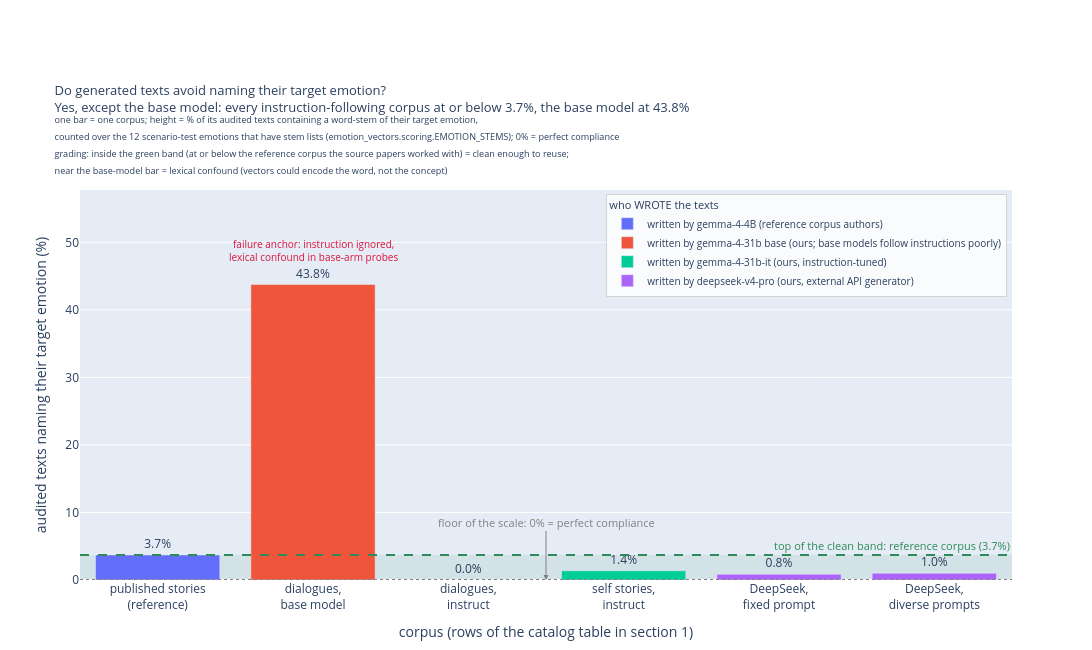

The code cell stored with this chart in its notebook:
### Markdown cell above
<a id="2"></a>

## 2. Do the generated texts avoid naming their target emotion?

We generated every corpus above with an instruction of the form "write a story where the
character feels this way, without naming the emotion". If a text names its emotion anyway, then
a probe fitted on that corpus can succeed by picking up the word. Its success would then say
nothing about whether the model represents the feeling. That failure mode is called *leakage*,
and this section measures it corpus by corpus.

The measurement uses the same word-stem lists the scoring pipeline uses
(`emotion_vectors.scoring.EMOTION_STEMS`), so this audit and the probe experiments agree on what
"naming the emotion" means. Only the scenario-test emotions have stem lists. A corpus covering more
emotions than that list is therefore audited on the subset of its texts that carry one of them.
The cell below prints that arithmetic explicitly, because the audit denominator is smaller than
the corpus size in section 1, and the difference is easy to mistake for a contradiction.

### Code cell
# section 2 is load-call-show: leakage per corpus, colored by who WROTE the texts, with
# the reference-corpus level and the 0% floor drawn as the grading band
from emotion_vectors.corpora_report import s2_leakage_figure

fig_s2, s2_stats = s2_leakage_figure(ctx)
fig_s2.show()
print("\n".join(s2_stats["lines"]))

# DENOMINATOR CROSS-CHECK (keep this block): section 1 counted the whole reference corpus,
# section 2 audits only its scenario-test subset. Print the arithmetic that connects the two
# numbers, so a reader comparing them does not read a contradiction into the report.
reference_leaked, reference_audited = s2_stats["audited"][reference.label]
texts_per_emotion = reference.n_texts // reference.n_groups
assert s2_stats["n_battery_emotions"] * texts_per_emotion == reference_audited, (
    "the audited denominator is not the scenario-test subset of the reference corpus"
)
print(
    f"\ndenominator cross-check: the reference corpus holds {reference.n_texts:,} texts over"
    f" {reference.n_groups} emotions ({texts_per_emotion} per emotion), but only the"
    f" {s2_stats['n_battery_emotions']} scenario-test emotions have stem lists, so the audit"
    f" denominator is {s2_stats['n_battery_emotions']} x {texts_per_emotion} ="
    f" {reference_audited}, not {reference.n_texts:,}"
)

### Figure 1 — Plotly figure (JSON) as saved in the notebook; plotly's stock layout.template omitted (floating-point values rounded to 4 significant figures)
{"data": [{"customdata": [["published stories (reference)", 4, 108]], "hovertemplate": "%{customdata[0]}<br>%{customdata[1]} of %{customdata[2]} audited texts name their target emotion (%{y:.2f}%)<extra></extra>", "marker": {"color": "#636EFA"}, "name": "written by gemma-4-4B (reference corpus authors)", "text": ["3.7%"], "textposition": "outside", "type": "bar", "x": ["published stories<br>(reference)"], "y": [3.704]}, {"customdata": [["dialogues, base model", 84, 192]], "hovertemplate": "%{customdata[0]}<br>%{customdata[1]} of %{customdata[2]} audited texts name their target emotion (%{y:.2f}%)<extra></extra>", "marker": {"color": "#EF553B"}, "name": "written by gemma-4-31b base (ours; base models follow instructions poorly)", "text": ["43.8%"], "textposition": "outside", "type": "bar", "x": ["dialogues,<br>base model"], "y": [43.75]}, {"customdata": [["dialogues, instruct", 0, 192], ["self stories, instruct", 42, 3072]], "hovertemplate": "%{customdata[0]}<br>%{customdata[1]} of %{customdata[2]} audited texts name their target emotion (%{y:.2f}%)<extra></extra>", "marker": {"color": "#00CC96"}, "name": "written by gemma-4-31b-it (ours, instruction-tuned)", "text": ["0.0%", "1.4%"], "textposition": "outside", "type": "bar", "x": ["dialogues,<br>instruct", "self stories,<br>instruct"], "y": [0.0, 1.367]}, {"customdata": [["DeepSeek, fixed prompt", 26, 3070], ["DeepSeek, diverse prompts", 123, 12262]], "hovertemplate": "%{customdata[0]}<br>%{customdata[1]} of %{customdata[2]} audited texts name their target emotion (%{y:.2f}%)<extra></extra>", "marker": {"color": "#AB63FA"}, "name": "written by deepseek-v4-pro (ours, external API generator)", "text": ["0.8%", "1.0%"], "textposition": "outside", "type": "bar", "x": ["DeepSeek,<br>fixed prompt", "DeepSeek,<br>diverse prompts"], "y": [0.8469, 1.003]}], "layout": {"annotations": [{"font": {"color": "seagreen", "size": 11}, "showarrow": false, "text": "top of the clean band: reference corpus (3.7%)", "x": 1, "xanchor": "right", "xref": "x domain", "y": 3.704, "yanchor": "bottom", "yref": "y"}, {"arrowcolor": "gray", "arrowhead": 2, "arrowwidth": 1, "ax": 0, "ay": -58, "font": {"color": "gray", "size": 11}, "showarrow": true, "text": "floor of the scale: 0% = perfect compliance", "x": 0.5, "xref": "paper", "y": 0, "yref": "y"}, {"font": {"color": "crimson", "size": 10}, "showarrow": false, "text": "failure anchor: instruction ignored,<br>lexical confound in base-arm probes", "x": "dialogues,<br>base model", "y": 43.75, "yshift": 34}], "height": 650, "legend": {"bgcolor": "rgba(255,255,255,0.80)", "bordercolor": "lightgray", "borderwidth": 1, "font": {"size": 10}, "orientation": "v", "title": {"font": {"size": 11}, "text": "who WROTE the texts"}, "x": 0.995, "xanchor": "right", "y": 0.99, "yanchor": "top"}, "margin": {"b": 70, "t": 190}, "shapes": [{"fillcolor": "seagreen", "layer": "below", "line": {"width": 0}, "opacity": 0.1, "type": "rect", "x0": 0, "x1": 1, "xref": "x domain", "y0": 0, "y1": 3.704, "yref": "y"}, {"line": {"color": "seagreen", "dash": "dash"}, "type": "line", "x0": 0, "x1": 1, "xref": "x domain", "y0": 3.704, "y1": 3.704, "yref": "y"}, {"line": {"color": "gray", "dash": "dot"}, "type": "line", "x0": 0, "x1": 1, "xref": "x domain", "y0": 0, "y1": 0, "yref": "y"}], "title": {"font": {"size": 13}, "text": "Do generated texts avoid naming their target emotion?<br>Yes, except the base model: every instruction-following corpus at or below 3.7%, the base model at 43.8%<br><sup>one bar = one corpus; height = % of its audited texts containing a word-stem of their target emotion,<br>counted over the 12 scenario-test emotions that have stem lists (emotion_vectors.scoring.EMOTION_STEMS); 0% = perfect compliance</sup><br><sup>grading: inside the green band (at or below the reference corpus the source papers worked with) = clean enough to reuse;<br>near the base-model bar = lexical confound (vectors could encode the word, not the concept)</sup>"}, "width": 1120, "xaxis": {"tickangle": 0, "title": {"text": "corpus (rows of the catalog table in section 1)"}}, "yaxis": {"range": [0, 57.75], "title": {"text": "audited texts naming their target emotion (%)"}}}}
